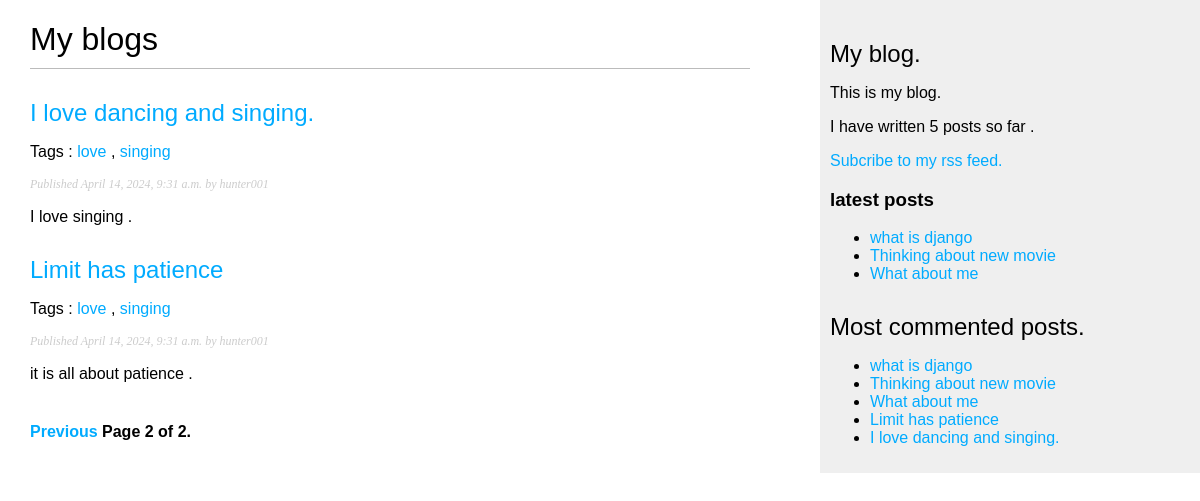
Screenshot of /blog/?page=2 with the database file from the repository.
### blog/models.py (models this page shows, shortened)
class Post(models.Model):
    class Status(models.TextChoices):
        DRAFT = 'DF','draft'
        PUBLISHED = 'PB','Published'
    title = models.CharField(max_length=250)
    slug = models.SlugField(max_length=250,
                            unique='publish')
    author = models.ForeignKey(User,
                               on_delete=models.CASCADE,
                               related_name='blog_posts')
    body = models.TextField()
    publish = models.DateTimeField(default=timezone.now())
    created = models.DateTimeField(auto_now_add=True)
    updated = models.DateTimeField(auto_now=True)
    tags = TaggableManager()
    status = models.CharField(
        max_length=2,
        choices=Status.choices,
        default=Status.DRAFT
    )
    objects = models.Manager() # default manager
    published = PublishedManager() # custom manager
    class Meta:
        ordering = ['-publish']
        indexes = [
            models.Index(fields=['-publish']),
        ]
    def get_absolute_url(self):
        return reverse('blog:post_detail',args=[self.publish.year,
                                                self.publish.month,
                                                self.publish.day,
                                                self.slug
                                                ])

### blog/views.py (the view)
# urls.py: path('',views.post_list,name='post_list'),
def post_list(request,tag_slug=None):
    post_list = Post.published.all()
    tag = None
    if tag_slug:
        tag = get_object_or_404(Tag,slug=tag_slug)
        post_list = post_list.filter(tags__in=[tag])
    paginator = Paginator(post_list,3)
    page_number = request.GET.get('page',1)
    try:
        posts = paginator.page(page_number)
    except PageNotAnInteger:
        posts = paginator.page(1)
    except EmptyPage:
        posts = paginator.page(num_pages)
    return render(
        request,
        'blog/post/list.html',
        {
            'posts':posts,
            'tag':tag
        }
    )

### blog/models.py (called while the page is built)
    def get_queryset(self):
        return super().get_queryset().filter(status=Post.Status.PUBLISHED)

### blog/templatetags/blog_tags.py (called while the page is built)
@register.simple_tag
def total_posts():
    return Post.published.count()

@register.inclusion_tag('blog/post/latest_posts.html')
def show_latest_posts(count=5):
    latest_posts = Post.published.order_by('-publish')[:count]
    return {
        'latest_posts' : latest_posts
    }

@register.simple_tag
def get_most_commented_post(count=5):
    return Post.published.annotate(
        total_comments=Count('comments')
    ).order_by('-total_comments')[:count]

@register.filter(name="markdown")
def markdown_format(text):
    return mark_safe(markdown.markdown(text))

### blog/templates/blog/post/list.html (shortened to what this page needs)
{% extends "blog/base.html" %}
{% load blog_tags %}
{% block content %}
  <h1>My blogs</h1>
  {% for post in posts%}
    <h2>
    <a href="{{ post.get_absolute_url }}">{{post.title}}
    </a>
    </h2>
    <p class='tags'>
    Tags :
    {% for tag in post.tags.all %}
     <a href="{% url "blog:post_list_by_tag" tag.slug %}">
      {{tag.name}}
     </a>
     {% if not forloop.last %}, {% endif %}
    {% endfor %}
    </p>
    <p class="date">
    Published {{post.publish}} by {{post.author}}
    </p>
    {{ post.body|markdown|truncatewords_html:30}}
  {% endfor %}
{% include "pagination.html" with page=posts %}
{% endblock %}

### blog/templates/blog/base.html (shortened to what this page needs)
{% load blog_tags %}
{% load static %}
<!DOCTYPE html>
<html>
    <head>
        <link href="{% static "css/blog.css" %}" rel="stylesheet">
    </head>
    <body>
       <div id="content">
         {% block content %}
         {% endblock %}
       </div>
       <div id="sidebar">
         <h2>My blog.</h2>
         <p>This is my blog.</p>
         I have written {% total_posts %} posts so far .
         <p>
         <a href="{% url 'blog:post_feed' %}">Subcribe to my rss feed.
         </a>
         </p>
         <h3>latest posts</h3>
         {% show_latest_posts 3%}
         <h2>Most commented posts.</h2>
         {% get_most_commented_post as commented_post %}
         <ul>
           {% for post in commented_post %}
             <li>
               <a href="{{ post.get_absolute_post  }}">{{post.title}}</a>
             </li>
           {% endfor %}
         </ul>
       </div>
    </body>
</html>

### blog/templates/blog/post/latest_posts.html
<ul>
  {% for post in latest_posts %}
    <li>
       <a href="{{ post.get_absolute_url }}">{{ post.title}}</a>
    </li>
  {% endfor %}
</ul>

### blog/static/css/blog.css (style rules this page uses)
body { margin: 0; padding: 0; font-family: helvetica, sans-serif; }
a { color: #00abff; text-decoration: none; }
h1 { font-weight: normal; border-bottom: 1px solid #bbb; padding: 0 0 10px 0; }
h2 { font-weight: normal; margin: 30px 0 0; }
#content { float: left; width: 60%; padding: 0 0 0 30px; }
#sidebar { float: right; width: 30%; padding: 10px; background: #efefef; height: 100%; }
p.date { color: #ccc; font-family: georgia, serif; font-size: 12px; font-style: italic; }

### rows the page displays
Post: title "I love dancing and singing.", publish "April 14, 2024, 9:31 a.m.", author "hunter001", body "I love singing ."
Tag: name "love"
Tag: name "singing"
Post: title "Limit has patience", publish "April 14, 2024, 9:31 a.m.", author "hunter001", body "it is all about patience ."
Post: title "what is django"
Post: title "Thinking about new movie"
Post: title "What about me"

### other values shown
{{ page.number }} "2"
{{ page.paginator.num_pages }} "2"
